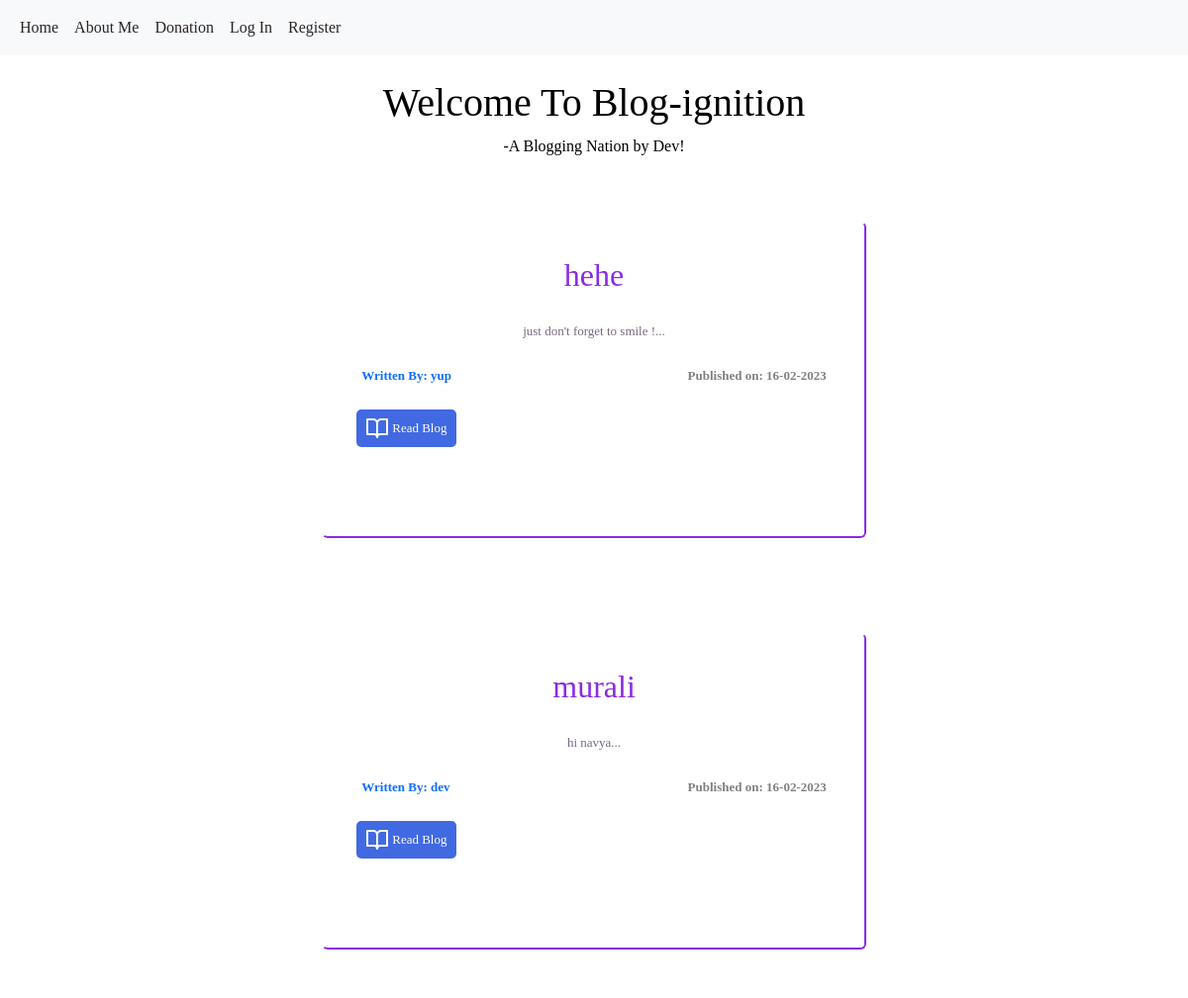
/ (upper part), run on an earlier commit of the app's database.
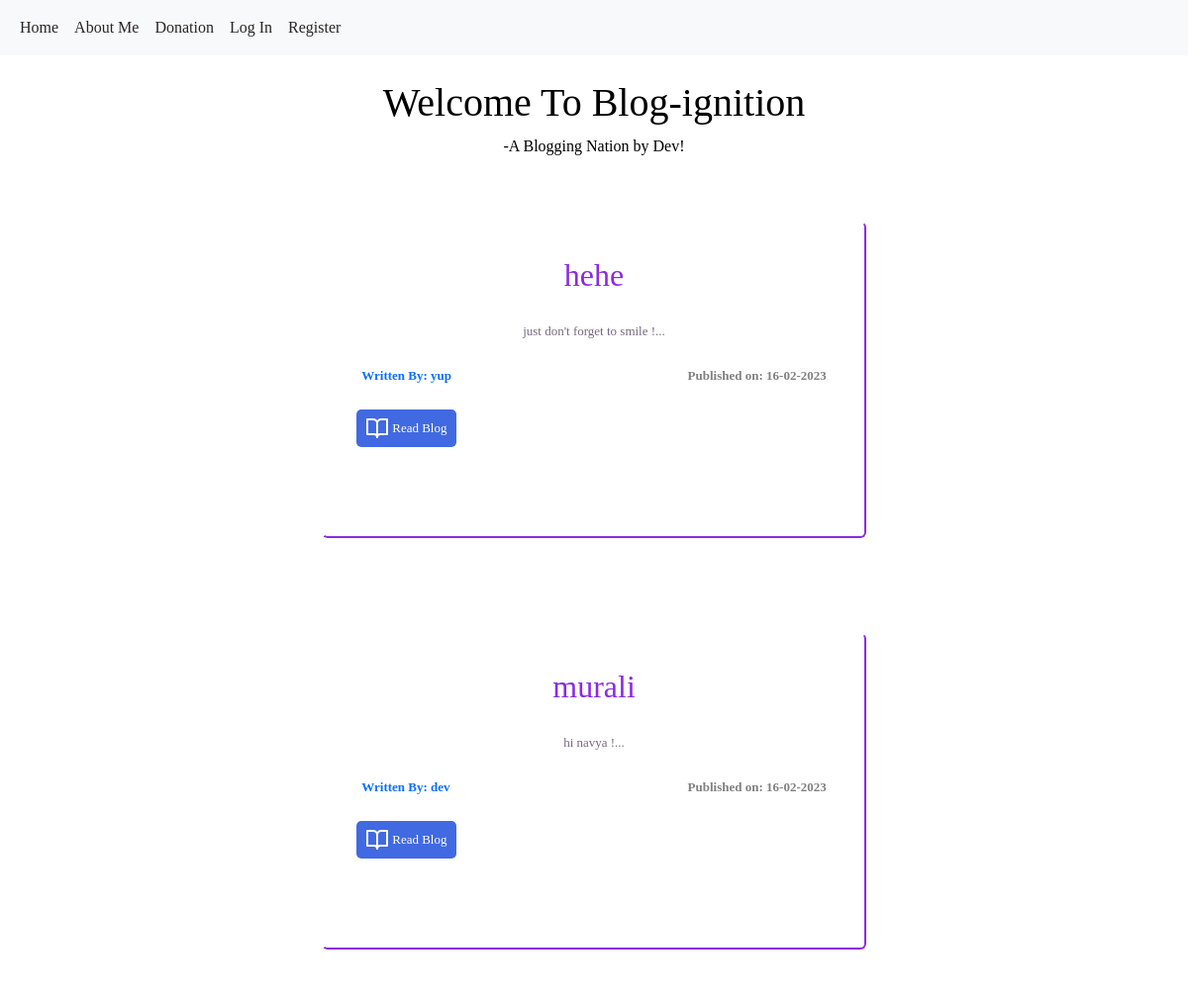
And on a later commit of the database.
### puppycompanyblog/models.py (models this page shows, shortened)
class BlogPost(db.Model):
    users = db.relationship(User)
    id = db.Column(db.Integer, primary_key=True)
    user_id = db.Column(db.Integer, db.ForeignKey('users.id'), nullable=False)
    date = db.Column(db.DateTime, nullable=False, default=datetime.utcnow)
    title = db.Column(db.String(140), nullable=False)
    text = db.Column(db.Text, nullable=False)

class User(db.Model, UserMixin):
    __tablename__ = 'users'
    id = db.Column(db.Integer, primary_key = True)
    profile_image = db.Column(db.String(20), nullable=False, default='default_profile.png')
    email = db.Column(db.String(64), unique=True, index=True)
    username = db.Column(db.String(64), unique=True, index=True)
    password_hash = db.Column(db.String(128))
    posts = db.relationship('BlogPost', backref='author', lazy=True)

### puppycompanyblog/core/views.py (the view)
@core.route('/')
def index():
    page = request.args.get('page', 1, type=int)
    blog_posts = BlogPost.query.order_by(BlogPost.date.desc()).paginate(page=page, per_page=10)
    return render_template('index.html',blog_posts=blog_posts)

### puppycompanyblog/templates/index.html (shortened to what this page needs)
{% extends "base.html" %}
{% block content %}
<div class="jumbotron">
  <br>
  <h1 align="center">Welcome To Blog-ignition</h1>
  <p align="center" style="color:black">-A Blogging Nation by Dev!</p>
</div>
<div class="container">  {% for post in blog_posts.items %} <div class="container-fluid px-1 py-5 mx-auto">
    <div class="row d-flex justify-content-center">
        <div class="card">
          <div class="card__content">
            <div class="card__content-heading">
              <h2>{{ post.title }}</h2>
              <br>
            </div>
            <div class="card__content-body">
              <p class="card-text">{{ post.text[:70] }}...</p>
            </div>
<br>
            <div class="card__content-footer" style="display:flex; justify-content: space-between;">
              <p style="margin: 5px;"><a href="{{ url_for('users.user_posts', username=post.author.username) }}">Written By: {{ post.author.username }}</a></p>
              <p style="margin: 5px;">Published on: {{ post.date.strftime('%d-%m-%Y') }}</p>
            </div>
            <br>
            <a href="{{ url_for('blog_posts.blog_post', blog_post_id=post.id) }}" >
            <button>
              <span>
             <b style="font-size:13px;"> Read Blog</b>
              </span>
            </button> </a>
          </div>
        </div>
    </div>
  </div>
   {% endfor %}
</div>
{% endblock %}

### puppycompanyblog/templates/base.html (shortened to what this page needs)
<html lang="en">
<head>
  <link href="https://cdn.jsdelivr.net/npm/bootstrap@5.2.1/dist/css/bootstrap.min.css" rel="stylesheet">
  <link rel="stylesheet" href="https://cdn.jsdelivr.net/npm/bootstrap-icons@1.9.1/font/bootstrap-icons.css">
</head>
<body>
<nav class="navbar navbar-expand-lg bg-light">
  <div class="container-fluid" >
    <div class="collapse navbar-collapse" id="navbarNav">
      <ul class="navbar-nav">
        <li class="nav-item">
          <a class="nav-link " aria-current="page" href="{{url_for('core.index')}}" >Home</a>
        </li>
        <li class="nav-item">
          <a class="nav-link" href="{{url_for('core.info')}}" >About Me</a>
        </li>
        <li class="nav-item">
          <a class="nav-link " href="{{url_for('users.donation')}}" >Donation</a>
        </li>
        {%if current_user.is_authenticated %}
        <li class="nav-item">
          <a class="nav-link " href="{{url_for('blog_posts.create_post')}}" >Create Post</a>
        </li>
        <li class="nav-item">
          <a class="nav-link" href="{{url_for('users.account')}}" >Profile</a>
        </li>
        <li class="nav-item">
          <a class="nav-link " href="{{url_for('users.logout')}}">Log Out</a>
        </li>
        {%else%}
        <li class="nav-item">
          <a class="nav-link " href="{{url_for('users.login')}}" >Log In</a>
        </li>
        <li class="nav-item">
          <a class="nav-link " href="{{url_for('users.register')}}" > Register</a>
        </li>
        {%endif%}
      </ul>
    </div>
  </div>
</nav>
<div class="container">
  {%block content%}
  {% endblock %}
</div>
</body>
</html>

### puppycompanyblog/templates/base.html (style rules this page uses)
.nav-item a { color: rgb(40, 37, 37); font-family: Dyline; }

### puppycompanyblog/templates/index.html (style rules this page uses)
body { background-image: url('/static/wala.jpg'); }
body { color: #000; overflow-x: hidden; height: 100%; background-attachment: fixed; background-repeat: no-repeat; background-size: 100% 100%; font-family: Dylan; }
input, textarea, button { padding: 1px 1px; border-radius: 5px !important; box-sizing: border-box; border: none; outline: none; font-size: 10px !important; font-weight: 300; }
h1 { color: black; }
a { text-decoration: none }
.card { width: 550px; height: 320px; padding: 3%; background: rgb(255, 255, 255); border-bottom: 2px solid blueviolet; border-right: 2px solid blueviolet; border-top: 2px solid white; border-left: 2px solid white; transition-duration: 1s; transition-property: border-top, border-left, border-bottom, border-right, box-shadow; }
.card__content { font-size: small; text-align: center; }
.card__content-heading { color: blueviolet; }
.card__content-body p { color: rgb(118, 104, 128); padding-bottom: 1px; }
.card__content-footer p { background-color: rgb(255, 255, 255); color: grey; font-weight: 700; border-radius: .2rem; transition-duration: 1s; transition-property: background-color, color, border; }
button { font-family: inherit; font-size: 20px; background: royalblue; color: white; padding: 0.7em 1em; padding-left: 0.9em; display: flex; align-items: center; border: none; border-radius: 16px; overflow: hidden; transition: all 0.2s; }
button span { display: block; margin-left: 0.3em; transition: all 0.3s ease-in-out; }
button svg { display: block; transform-origin: center center; transition: transform 0.3s ease-in-out; }

What changed in the data, as far as the page shows it:
changed BlogPost "murali": text "hi navya" → "hi navya !"
